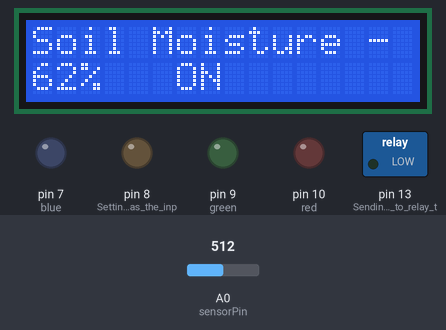
Bench run of a sketch on a simulated Arduino Uno, built with avr-gcc and run on an emulated ATmega328P. On the bench: 16×2 character LCD, switched loads named in the sketch (green lamp = pin HIGH), output pins drawn as LEDs (lit = HIGH). Inputs (shaded band) come from the test bench; at power-on: A0 (sensorPin) = 512. What the sketch prints to the serial monitor is not drawn.

Above: at 2.1 s.
3.3 s: A0 (sensorPin) set to 539
At 4.1 s:
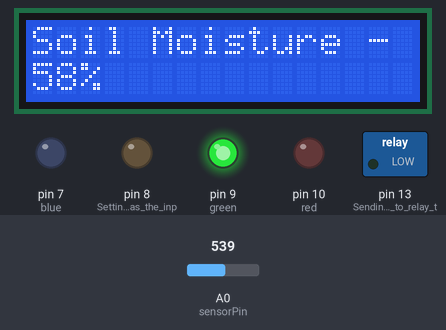
7.7 s: A0 (sensorPin) set to 306
At 10.3 s:
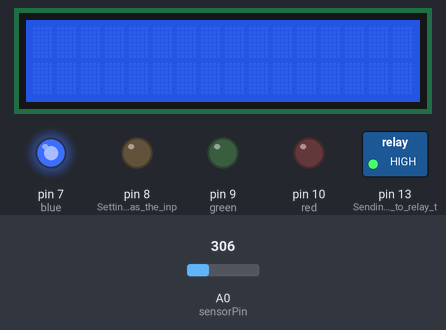
12.5 s: A0 (sensorPin) set to 122
At 14.1 s:
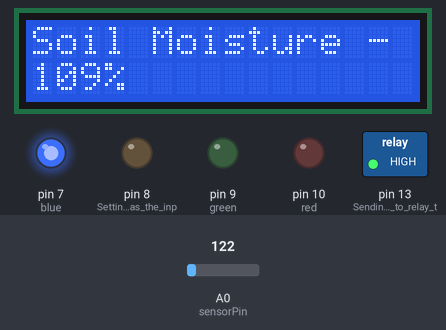
Timing chart, 0 to 15.6 s (numbered marks = the images above; inputs shaded):
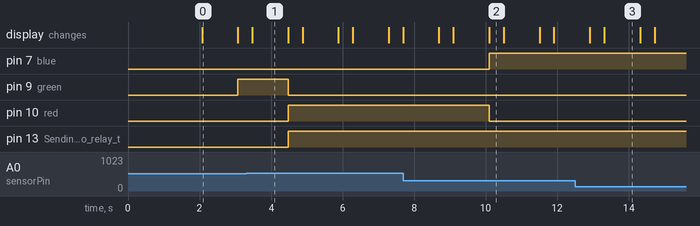

Measured:
- the behaviour switches between 520 and 521 on A0 (sensorPin) (found by bisection; images 0 and 1)
- after the input at 3.3 s, pin 9 (green): HIGH → LOW after 1.2 s; pin 10 (red), pin 13 (Sending_signal_to_relay_t): LOW → HIGH after 1.2 s; the display: changes after 0.18 s (image 1)
- after the input at 7.7 s, pin 7 (blue): LOW → HIGH after 2.4 s; pin 10 (red): HIGH → LOW after 2.4 s; the display: first differs from a run without the input after 1.4 s (image 2 shows a later state)
- after the input at 12.5 s, the display: first differs from a run without the input after 0.82 s (image 3)
- what the display in image 0 shows lasts 1.0 s, from 2.1 s to 3.1 s
- what the display in image 2 shows lasts 0.4 s, from 10.1 s to 10.5 s

The sketch:

fertilizer_a.ino
```cpp
//Relay Sensor Integer value
int relay = 13;
int sensor = 8;
int sensor1 = 0;
int sensorPin = A0;
int val;
int val1;
int blue = 7;
int green = 9;
int red = 10;
#include <LiquidCrystal.h>

LiquidCrystal lcd(12, 11, 5, 4, 3, 2);


void setup() {
  // put your setup code here, to run once:
  pinMode(13, OUTPUT); //Sending signal to relay through pin 13
  pinMode(8, OUTPUT); //Setting ping 8 as the input pin in order to reieve data
  pinMode(red, OUTPUT);
  pinMode(green, OUTPUT);
  pinMode(blue, OUTPUT);
  Serial.begin(9600);
  lcd.begin(16, 2);
  lcd.setCursor(0,0);
  lcd.print("Garden System");
  lcd.setCursor(0,1);
  lcd.print("      ON");
   delay(2000);

}

void loop() {
  // put your main code here, to run repeatedly:
 sensor1 = analogRead(sensorPin);
Serial.print("\n\nAnalogValue:");
Serial.print(sensor1);
val1 = map(sensor1, 1023, 200, 0, 100);
Serial.print("\nPercentValue: ");
Serial.print(val1);
Serial.print("%");

lcd.setCursor(0,0);
lcd.print("Soil Moisture - ");
lcd.setCursor(0,1);
lcd.print(val1);
lcd.print("%");
delay(1000);
lcd.clear();

  if(val1 <= 60 && val1 > 0)
  {
    digitalWrite(13,HIGH); //sendinglow value to the relay
    digitalWrite(10,HIGH);
       digitalWrite(9,LOW);
     digitalWrite(7,LOW);
  }
  else if (val1 >= 75 && val1 >= 66)
  {
    digitalWrite(7,HIGH);
     digitalWrite(9,LOW);
     digitalWrite(10,LOW);
  }
  else
  {
    digitalWrite(13,LOW); //sends high value to the relay
    digitalWrite(9,HIGH);
    digitalWrite(7,LOW);
    digitalWrite(10,LOW);
  }
delay(400);


}
```
